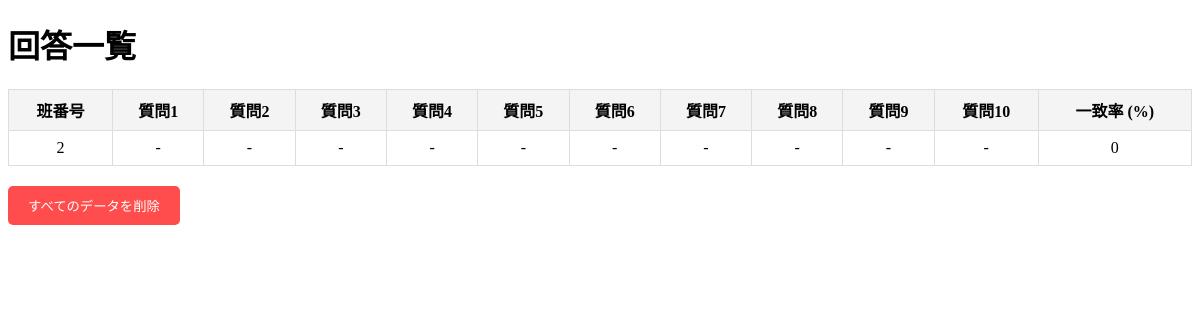
The app's page /answer/list, older data.
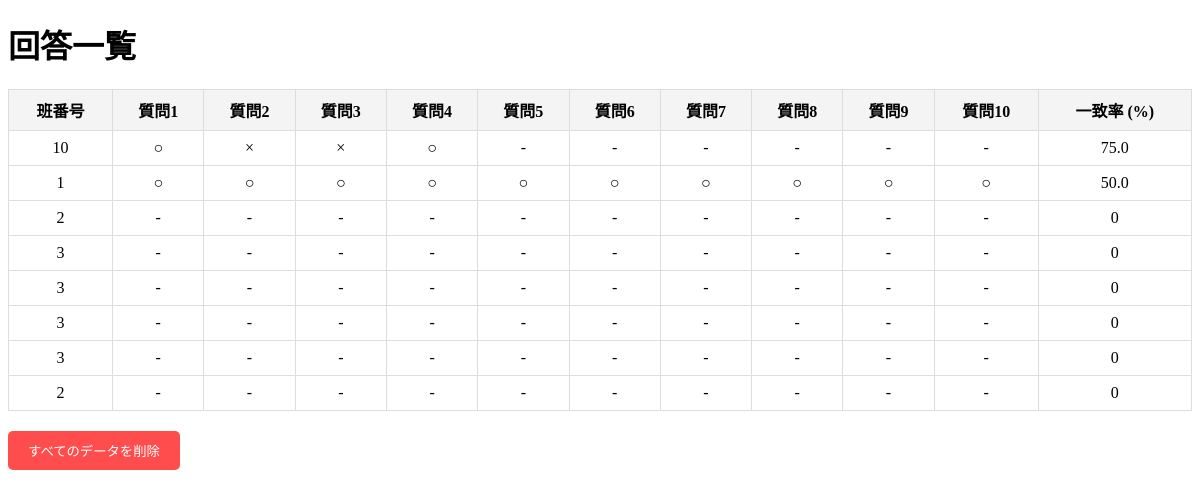
The same page, newer data.
### apps/answer/models.py (models this page shows)
class Answer(db.Model):
    __tablename__ = "answers"
    id = db.Column(db.Integer, primary_key=True)
    user_number = db.Column(db.String, index=True)
    question1 = db.Column(db.String)
    question2 = db.Column(db.String)
    question3 = db.Column(db.String)
    question4 = db.Column(db.String)
    question5 = db.Column(db.String)
    question6 = db.Column(db.String)
    question7 = db.Column(db.String)
    question8 = db.Column(db.String)
    question9 = db.Column(db.String)
    question10 = db.Column(db.String)
    created_at = db.Column(db.DateTime, default=datetime.now)

### apps/answer/views.py (the view)
@answer.route("/list")
def list_answers():
    answers = Answer.query.all()
    results = []
    for ans in answers:
        total_questions = 0
        correct_count = 0
        for key, correct_value in CORRECT_ANSWERS.items():
            user_answer = getattr(ans, key)
            if user_answer is not None:  # Null を除外
                total_questions += 1
                if user_answer == correct_value:
                    correct_count += 1
        accuracy = (correct_count / total_questions * 100) if total_questions > 0 else 0
        results.append({"answer": ans, "accuracy": accuracy})
    results = sorted(results, key=lambda x: x["accuracy"], reverse=True)
    return render_template("answer/list.html", results=results)

### apps/answer/templates/answer/list.html (shortened to what this page needs)
<!DOCTYPE html>
<html lang="ja">
<head>
</head>
<body>
    <h1>回答一覧</h1>
    <table>
        <thead>
            <tr>
                <th>班番号</th>
                <th>質問1</th>
                <th>質問2</th>
                <th>質問3</th>
                <th>質問4</th>
                <th>質問5</th>
                <th>質問6</th>
                <th>質問7</th>
                <th>質問8</th>
                <th>質問9</th>
                <th>質問10</th>
                <th>一致率 (%)</th>
            </tr>
        </thead>
        <tbody>
            {% for result in results %}
                <tr>
                    <td>{{ result.answer.user_number }}</td>
                    <td>{{ result.answer.question1 or '-' }}</td>
                    <td>{{ result.answer.question2 or '-' }}</td>
                    <td>{{ result.answer.question3 or '-' }}</td>
                    <td>{{ result.answer.question4 or '-' }}</td>
                    <td>{{ result.answer.question5 or '-' }}</td>
                    <td>{{ result.answer.question6 or '-' }}</td>
                    <td>{{ result.answer.question7 or '-' }}</td>
                    <td>{{ result.answer.question8 or '-' }}</td>
                    <td>{{ result.answer.question9 or '-' }}</td>
                    <td>{{ result.answer.question10 or '-' }}</td>
                    <td>{{ result.accuracy|round(2) }}</td>
                </tr>
            {% endfor %}
        </tbody>
    </table>
    <form method="POST" action="{{ url_for('answer.delete_all') }}">
        <button type="submit" class="delete-button">すべてのデータを削除</button>
    </form>
</body>
</html>

### apps/answer/templates/answer/list.html (style rules this page uses)
table { border-collapse: collapse; width: 100%; }
th, td { border: 1px solid #ddd; padding: 8px; }
th { background-color: #f4f4f4; text-align: center; }
td { text-align: center; }
.delete-button { margin-top: 20px; padding: 10px 20px; background-color: #ff4d4d; color: white; border: none; border-radius: 5px; cursor: pointer; }

Row changes from the older to the newer data that the page shows:
added Answer: answer.user_number "10", answer "○", answer "×", answer "×", answer "○", answer "-", answer "-", answer "-", answer "-", answer "-", answer "-"
added Answer: answer.user_number "1", answer "○", answer "○", answer "○", answer "○", answer "○", answer "○", answer "○", answer "○", answer "○", answer "○"
added Answer: answer.user_number "3", answer "-", answer "-", answer "-", answer "-", answer "-", answer "-", answer "-", answer "-", answer "-", answer "-"
added Answer: answer.user_number "3", answer "-", answer "-", answer "-", answer "-", answer "-", answer "-", answer "-", answer "-", answer "-", answer "-"
added Answer: answer.user_number "3", answer "-", answer "-", answer "-", answer "-", answer "-", answer "-", answer "-", answer "-", answer "-", answer "-"
added Answer: answer.user_number "3", answer "-", answer "-", answer "-", answer "-", answer "-", answer "-", answer "-", answer "-", answer "-", answer "-"
added Answer: answer.user_number "2", answer "-", answer "-", answer "-", answer "-", answer "-", answer "-", answer "-", answer "-", answer "-", answer "-"
Text that changed along with them:
new list line: "75.0"
new list line: "50.0"
new list line: "0"
